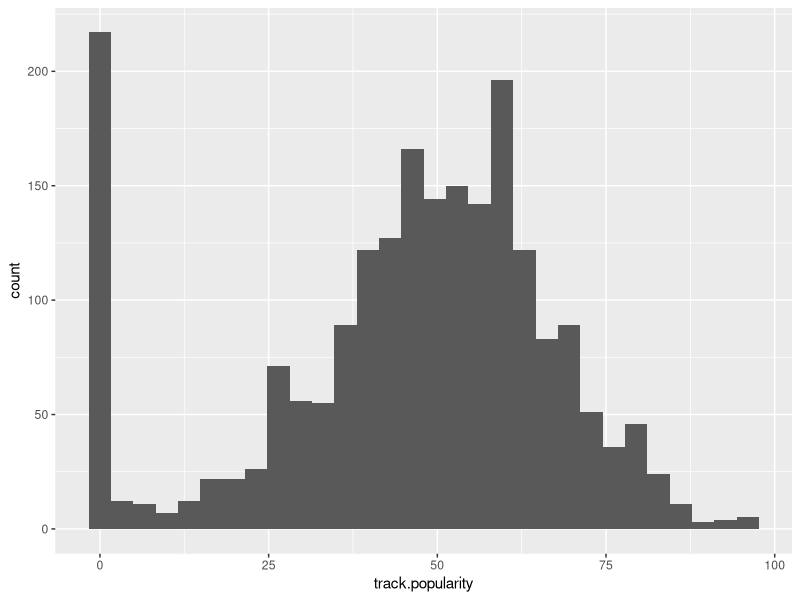
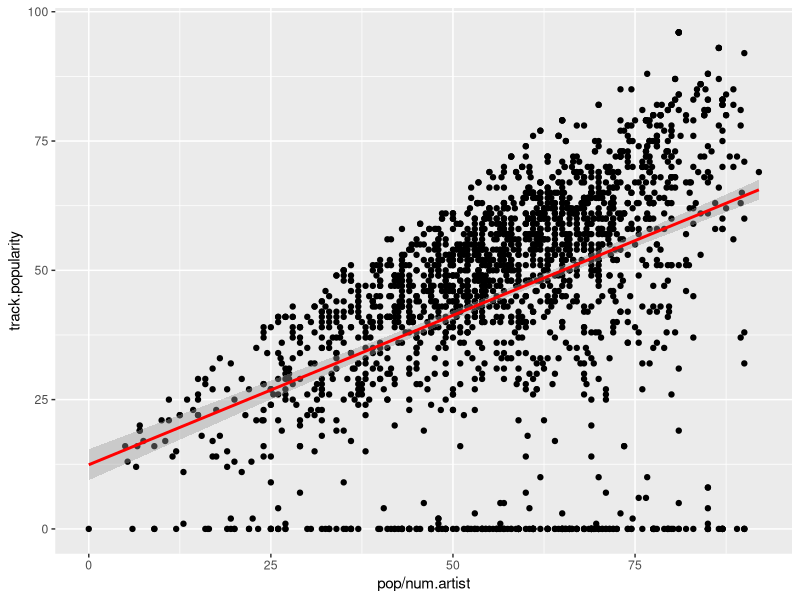
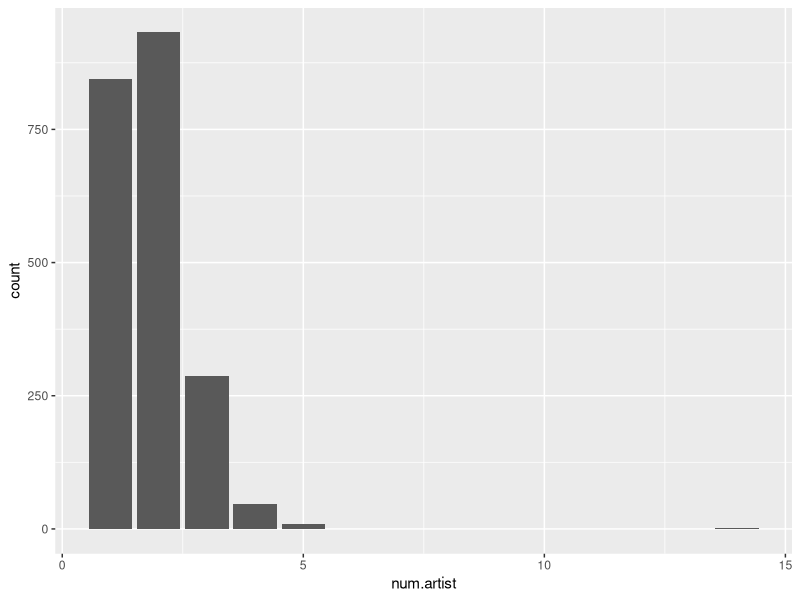
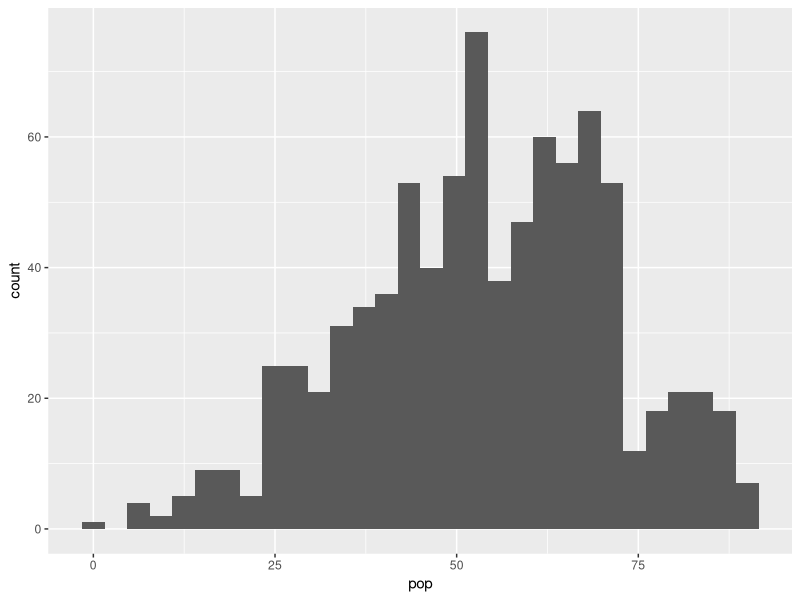
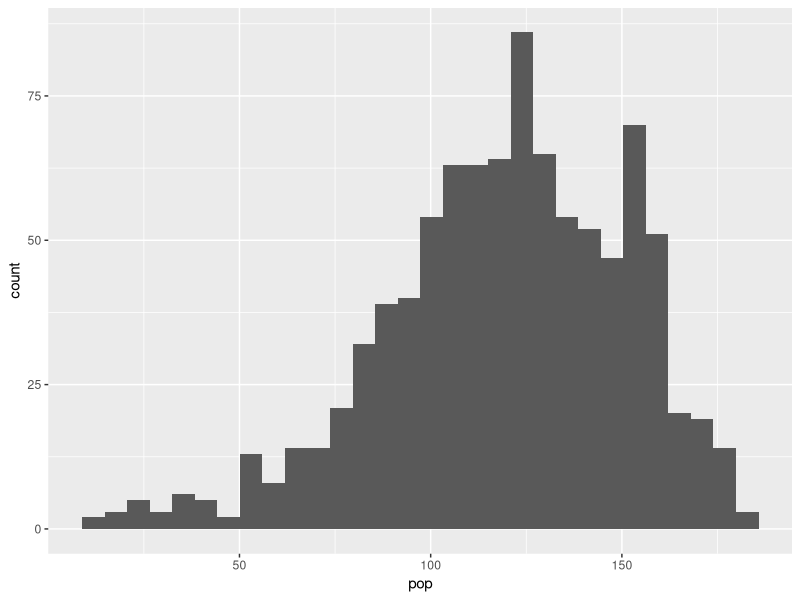
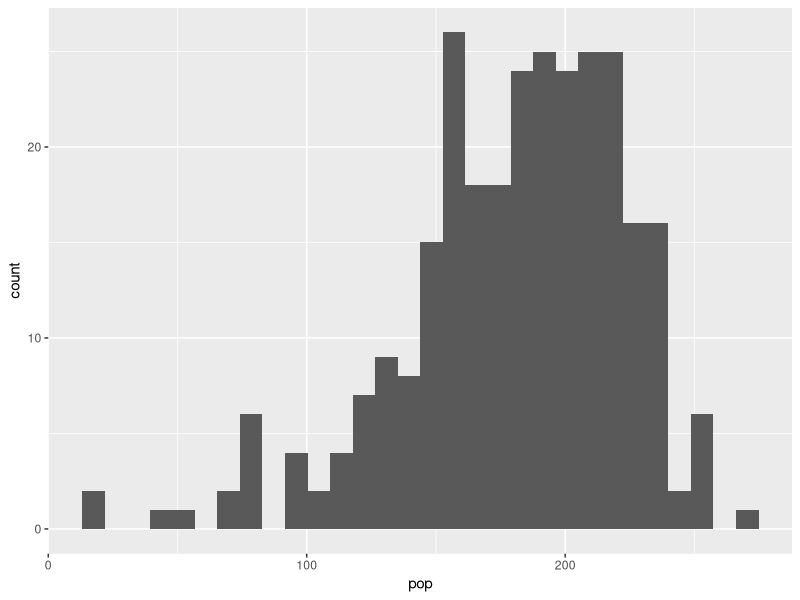

These charts were generated, in order, by the following R code:
## ---- chunk 1
knitr::opts_chunk$set(echo = TRUE)
## ---- chunk 2
library(tidyverse)
## ---- chunk 3
track_data <- read.csv('data/spotify_tracks.csv')
## ---- chunk 4
glimpse(track_data)
summary(track_data)
## ---- chunk 5
t_popularity <- ggplot(track_data, aes(x=track.popularity)) + geom_histogram()
t_popularity
## ---- chunk 6
popart <- ggplot(data = track_data, aes(x = pop/num.artist , y = track.popularity)) + geom_point()+ stat_smooth(method = "lm", col = "red")
popart
## ---- chunk 7
t_nart <- ggplot(track_data, aes(x=num.artist)) + geom_bar()
t_nart
## ---- chunk 8
data_nart1 <- track_data %>% filter(num.artist == 1)
data_nart2 <- track_data %>% filter(num.artist == 2)
data_nart3 <- track_data %>% filter(num.artist == 3)

p_nart1 <- ggplot(data_nart1, aes(x=pop)) + geom_histogram()
p_nart2 <- ggplot(data_nart2, aes(x=pop)) + geom_histogram()
p_nart3 <- ggplot(data_nart3, aes(x=pop)) + geom_histogram()

p_nart1 
p_nart2
p_nart3
